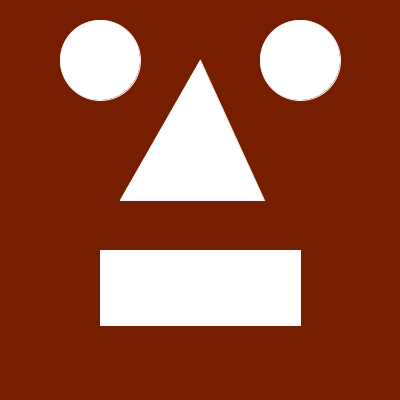
Frame 1 (no input)
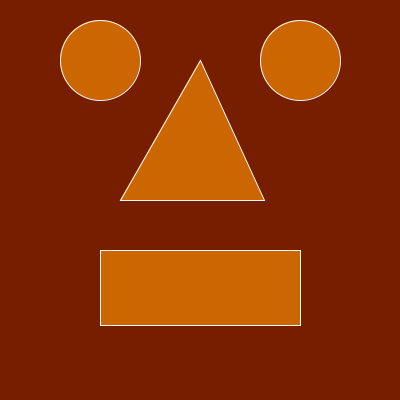
Frame 60 (the mouse pressed at the canvas centre just before this capture)
Frame 120 (the mouse held since frame 60 and released just before this capture): identical to frame 60, image omitted

The Processing sketch that drew these frames (run headless with seeded random() and noise(); from frame 60 on, the mouse is pressed at the canvas centre):

// Processing sketch: processing_96863
// ── processing_96863.pde

void setup ()
{
  size(400, 400);
  ellipseMode(CENTER);
}
void draw()
{
  background(120, 30, 0);
  stroke(250);
  ellipse(100, 60, 80, 80);
  ellipse(300, 60, 80, 80);
  rect(100, 250, 200, 75);
  triangle(120, 200, 200, 60, 264, 200);
  fill(204, 102, 0);
}
